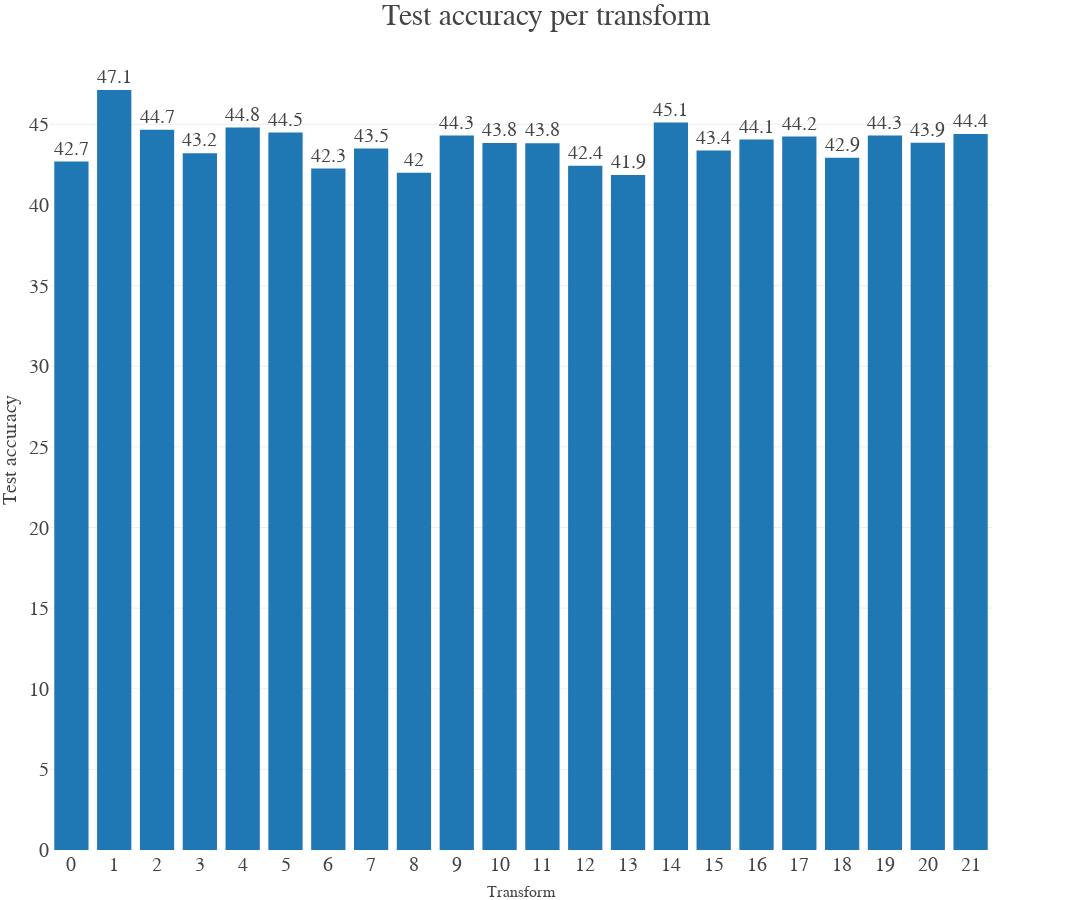

This figure's notebook cell:
### Code cell
import plotly.graph_objects as go
fig = go.Figure()

# Define colors for each column for better visual differentiation
colors = ['#1f77b4', '#ff7f0e', '#2ca02c']  # Professional, distinguishable color scheme
colors = ['#1f77b4', '#ff7f0e', '#2ca02c']  # Professional, distinguishable color scheme


# Add bars for each column with scientific formatting
for i, col in enumerate(test_acc_df.columns):
    fig.add_trace(go.Bar(
        x=test_acc_df.index,
        y=test_acc_df[col],
        name=col,  # Each bar group named after the column
        marker_color=colors[i],  # Set the custom color for each bar group
        text=test_acc_df[col].round(1),  # Display the values as text on the bars
        textposition='outside',  # Position the text outside the bars
        textfont=dict(size=20, family='Times New Roman'),  # Customize the text font
    ))

# Update the layout for a clean, professional look with legend on the right side
fig.update_layout(
    title="Test accuracy per transform",  # Title of the plot
    title_font=dict(size=30, family='Times New Roman'),  # Font for the title
    xaxis=dict(
        title="Transform",  # X-axis label
        tickmode='linear',
        tickfont=dict(family='Times New Roman', size=20),
        title_font=dict(size=16, family='Times New Roman'),
        showgrid=False  # Remove grid for a cleaner look
    ),
    yaxis=dict(
        title="Test accuracy",  # Y-axis label
        title_font=dict(size=20, family='Times New Roman'),
        tickfont=dict(family='Times New Roman', size=20),
        showgrid=True,  # Optional: gridlines for y-axis to aid interpretation
        zeroline=False  # Remove the default zero line for clarity
    ),
    barmode='group',  # Grouped bars for better comparison
    font=dict(family='Times New Roman', size=14),  # Set the overall font for the figure
    legend=dict(
        title="Proxy",  # Legend title
        title_font=dict(family='Times New Roman', size=20),
        font=dict(family='Times New Roman', size=20),
        x=1.05,  # Move the legend to the right of the plot
        y=1,  # Keep the legend at the top
        xanchor="left",  # Anchor the legend to the left of its position
        borderwidth=1,  # Optional: Add a border around the legend for clarity
    ),
    margin=dict(l=50, r=100, t=50, b=50),  # Increase right margin to accommodate the legend
    width=1200,  # Set figure width
    height=900,  # Set figure height
    template="presentation"
)

# Show the plot
fig.show()

### Figure 1 — Plotly figure (JSON) as saved in the notebook; plotly's stock layout.template omitted (floating-point values rounded to 4 significant figures)
{"data": [{"marker": {"color": "#1f77b4"}, "name": "test_acc", "text": [42.7, 47.1, 44.7, 43.2, 44.8, 44.5, 42.3, 43.5, 42, 44.3, 43.8, 43.8, 42.4, 41.9, 45.1, 43.4, 44.1, 44.2, 42.9, 44.3, 43.9, 44.4], "textfont": {"family": "Times New Roman", "size": 20}, "textposition": "outside", "type": "bar", "x": [0, 1, 2, 3, 4, 5, 6, 7, 8, 9, 10, 11, 12, 13, 14, 15, 16, 17, 18, 19, 20, 21], "y": [42.7, 47.13, 44.67, 43.22, 44.8, 44.5, 42.27, 43.5, 42, 44.32, 43.85, 43.83, 42.43, 41.87, 45.12, 43.38, 44.07, 44.25, 42.93, 44.32, 43.87, 44.4]}], "layout": {"barmode": "group", "font": {"family": "Times New Roman", "size": 14}, "height": 900, "legend": {"borderwidth": 1, "font": {"family": "Times New Roman", "size": 20}, "title": {"font": {"family": "Times New Roman", "size": 20}, "text": "Proxy"}, "x": 1.05, "xanchor": "left", "y": 1}, "margin": {"b": 50, "l": 50, "r": 100, "t": 50}, "title": {"font": {"family": "Times New Roman", "size": 30}, "text": "Test accuracy per transform"}, "width": 1200, "xaxis": {"autorange": true, "range": [-0.5, 21.5], "showgrid": false, "tickfont": {"family": "Times New Roman", "size": 20}, "tickmode": "linear", "title": {"font": {"family": "Times New Roman", "size": 16}, "text": "Transform"}, "type": "linear"}, "yaxis": {"autorange": true, "range": [0, 49.61], "showgrid": true, "tickfont": {"family": "Times New Roman", "size": 20}, "title": {"font": {"family": "Times New Roman", "size": 20}, "text": "Test accuracy"}, "type": "linear", "zeroline": false}}}
